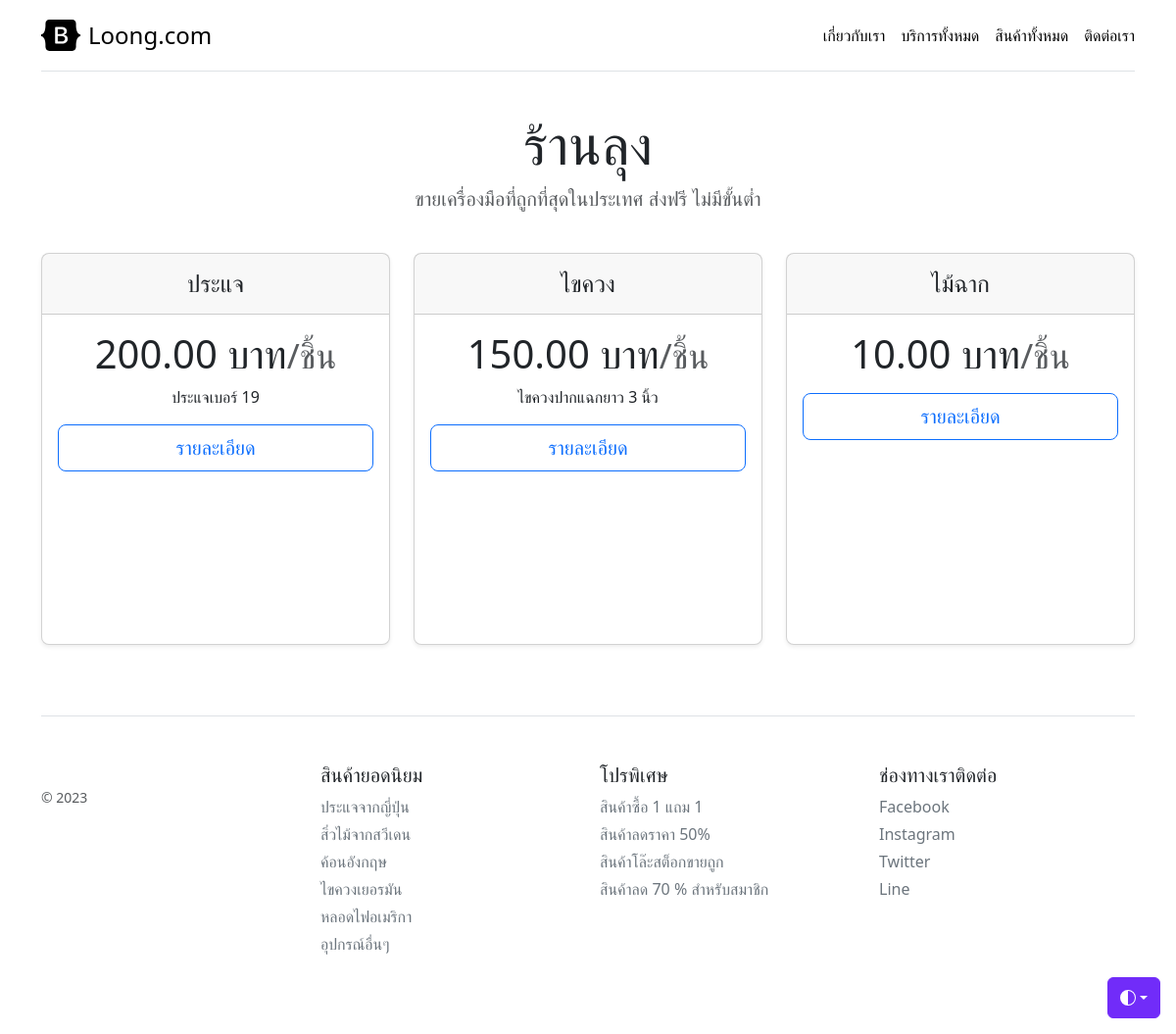
The app's page /, older data.
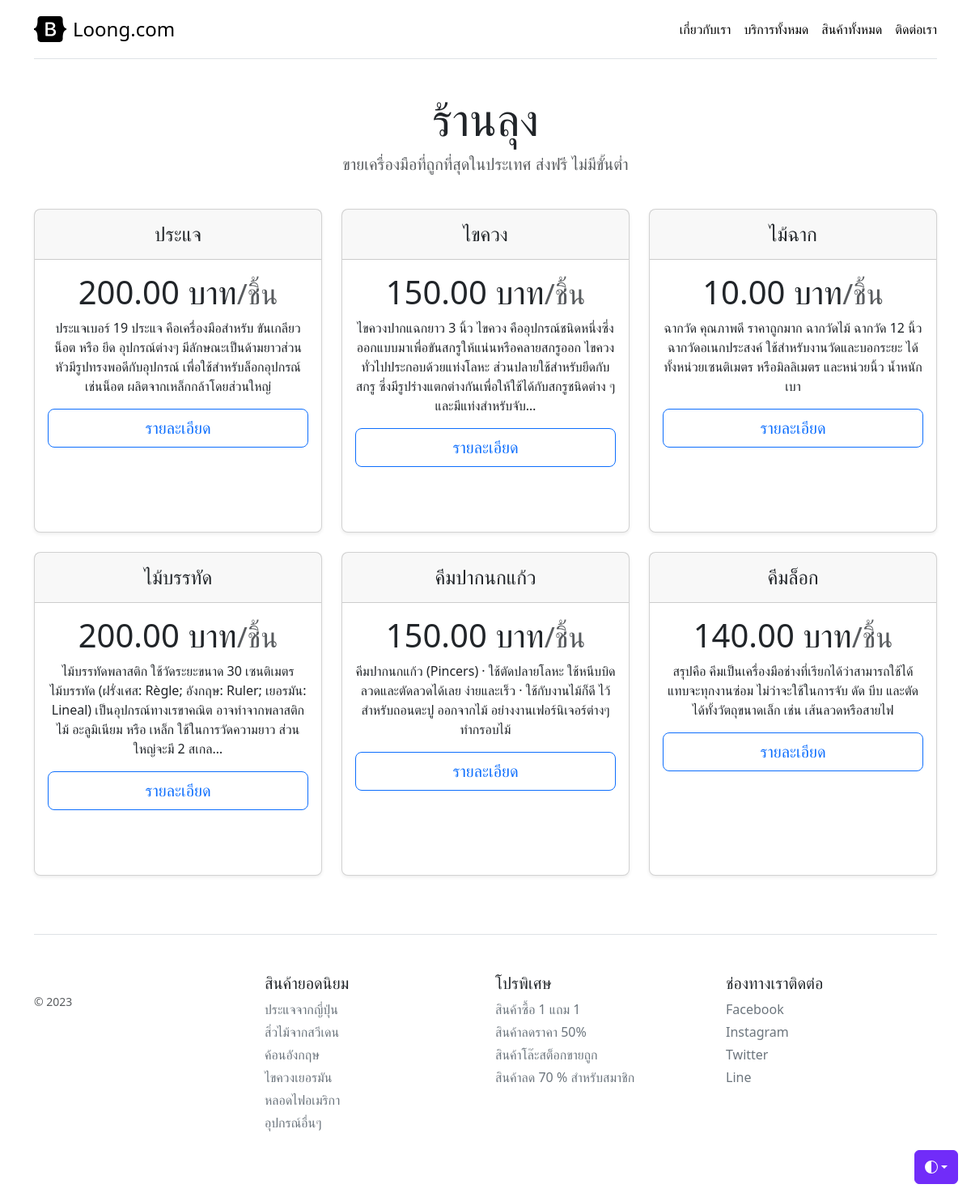
The same page, newer data.
### myapp/models.py (models this page shows, shortened)
class Product(models.Model):
    name = models.CharField(max_length=255)
    price = models.DecimalField(max_digits=10, decimal_places=2, default=10)
    description = models.TextField(null=True, blank=True)
    image = models.ImageField(upload_to='product_images/', null=True, blank=True)
    created_at = models.DateTimeField(auto_now_add=True)
    updated_at = models.DateTimeField(auto_now=True)

### myapp/views.py (the view)
# urls.py: path('', Homepage, name='home'), # localhost:8000 / www.loong.com
def Homepage(request):
    product = Product.objects.all()
    context = {'product':product}
    return render(request, 'myapp/home.html',context)

### myapp/template/myapp/home.html (shortened to what this page needs)
{% extends 'myapp/base.html' %}
{% block content %}
<div class="pricing-header p-3 pb-md-4 mx-auto text-center">
    <h1 class="display-4 fw-normal">ร้านลุง</h1>
    <p class="fs-5 text-body-secondary">ขายเครื่องมือที่ถูกที่สุดในประเทศ ส่งฟรี ไม่มีขั้นต่ำ</p>
  </div>
<div class="row row-cols-1 row-cols-md-3 mb-3 text-center">
    {% for pd in product %}
        <div class="col">
        <div class="card mb-4 rounded-3 shadow-sm" style="height: 400px; margin-bottom: 15px;">
            <div class="card-header py-3">
            <h4 class="my-0 fw-normal">{{pd.name}}</h4>
            </div>
            <div class="card-body">
            <h1 class="card-title pricing-card-title">{{pd.price}} บาท<small class="text-body-secondary fw-light">/ชิ้น</small></h1>
            <p>{{pd.description|truncatechars:200}}</p>
            <button type="button" class="w-100 btn btn-lg btn-outline-primary">รายละเอียด</button>
            </div>
        </div>
        </div>
    {% endfor %}
  </div>
{% endblock content %}

### myapp/template/myapp/base.html (shortened to what this page needs)
<!doctype html>
<html lang="en" data-bs-theme="auto">
  <head><script src="https://getbootstrap.com/docs/5.3/assets/js/color-modes.js"></script>
<link href="https://getbootstrap.com/docs/5.3/dist/css/bootstrap.min.css" rel="stylesheet">
    <link href="https://getbootstrap.com/docs/5.3/examples/pricing/pricing.css" rel="stylesheet">
  </head>
  <body>
    <div class="dropdown position-fixed bottom-0 end-0 mb-3 me-3 bd-mode-toggle">
      <button class="btn btn-bd-primary py-2 dropdown-toggle d-flex align-items-center"
              id="bd-theme"
              type="button"
              aria-expanded="false"
              data-bs-toggle="dropdown"
              aria-label="Toggle theme (auto)">
        <svg class="bi my-1 theme-icon-active" width="1em" height="1em"><use href="#circle-half"></use></svg>
      </button>
    </div>
<div class="container py-3">
  <header>
    <div class="d-flex flex-column flex-md-row align-items-center pb-3 mb-4 border-bottom">
      <a href="{% url 'home' %}" class="d-flex align-items-center link-body-emphasis text-decoration-none">
        <span class="fs-4">Loong.com</span>
      </a>
      <nav class="d-inline-flex mt-2 mt-md-0 ms-md-auto">
        <a class="me-3 py-2 link-body-emphasis text-decoration-none" href="{% url 'about' %}">เกี่ยวกับเรา</a>
        <a class="me-3 py-2 link-body-emphasis text-decoration-none" href="{% url 'services' %}">บริการทั้งหมด</a>
        <a class="me-3 py-2 link-body-emphasis text-decoration-none" href="{% url 'products' %}">สินค้าทั้งหมด</a>
        <a class="py-2 link-body-emphasis text-decoration-none" href="{% url 'contact' %}">ติดต่อเรา</a>
      </nav>
    </div>
  </header>
  <main>
    {% block content %}{% endblock content %}
  </main>
  <footer class="pt-4 my-md-5 pt-md-5 border-top">
    <div class="row">
      <div class="col-12 col-md">
        <small class="d-block mb-3 text-body-secondary">&copy; 2023</small>
      </div>
      <div class="col-6 col-md">
        <h5>สินค้ายอดนิยม</h5>
        <ul class="list-unstyled text-small">
          <li class="mb-1"><a class="link-secondary text-decoration-none" href="#">ประแจจากญี่ปุ่น</a></li>
          <li class="mb-1"><a class="link-secondary text-decoration-none" href="#">สิ่วไม้จากสวีเดน</a></li>
          <li class="mb-1"><a class="link-secondary text-decoration-none" href="#">ค้อนอังกฤษ</a></li>
          <li class="mb-1"><a class="link-secondary text-decoration-none" href="#">ไขควงเยอรมัน</a></li>
          <li class="mb-1"><a class="link-secondary text-decoration-none" href="#">หลอดไฟอเมริกา</a></li>
          <li class="mb-1"><a class="link-secondary text-decoration-none" href="#">อุปกรณ์อื่นๆ</a></li>
        </ul>
      </div>
      <div class="col-6 col-md">
        <h5>โปรพิเศษ</h5>
        <ul class="list-unstyled text-small">
          <li class="mb-1"><a class="link-secondary text-decoration-none" href="#">สินค้าซื้อ 1 แถม 1</a></li>
          <li class="mb-1"><a class="link-secondary text-decoration-none" href="#">สินค้าลดราคา 50%</a></li>
          <li class="mb-1"><a class="link-secondary text-decoration-none" href="#">สินค้าโล๊ะสต็อกขายถูก</a></li>
          <li class="mb-1"><a class="link-secondary text-decoration-none" href="#">สินค้าลด 70 % สำหรับสมาชิก</a></li>
        </ul>
      </div>
      <div class="col-6 col-md">
        <h5>ช่องทางเราติดต่อ</h5>
        <ul class="list-unstyled text-small">
          <li class="mb-1"><a class="link-secondary text-decoration-none" href="#">Facebook</a></li>
          <li class="mb-1"><a class="link-secondary text-decoration-none" href="#">Instagram</a></li>
          <li class="mb-1"><a class="link-secondary text-decoration-none" href="#">Twitter</a></li>
          <li class="mb-1"><a class="link-secondary text-decoration-none" href="#">Line</a></li>
        </ul>
      </div>
    </div>
  </footer>
</div>
  </body>
</html>

### myapp/template/myapp/base.html (style rules this page uses)
.bi { vertical-align: -.125em; fill: currentColor; }
.btn-bd-primary { --bd-violet-bg: #712cf9; --bd-violet-rgb: 112.520718, 44.062154, 249.437846; --bs-btn-font-weight: 600; --bs-btn-color: var(--bs-white); --bs-btn-bg: var(--bd-violet-bg); --bs-btn-border-color: var(--bd-violet-bg); --bs-btn-hover-color: var(--bs-white); --bs-btn-hover-bg: #6528e0; --bs-btn-hover-border-color: #6528e0; --bs-btn-focus-shadow-rgb: var(--bd-violet-rgb); --bs-btn-active-color: var(--bs-btn-hover-color); --bs-btn-active-bg: #5a23c8; --bs-btn-active-border-color: #5a23c8; }
.bd-mode-toggle { z-index: 1500; }

Row changes from the older to the newer data that the page shows:
changed Product "ประแจ": description "ประแจเบอร์ 19" → "ประแจเบอร์ 19 ประแจ คือเครื่องมือสำหรับ ขันเกลียว น็อต หรือ ยึด อุปกรณ์ต่างๆ มีลักษณะเป็นด้ามยาวส่วนหัวมีรูปทรงพอดีกับอุปกรณ์ เพื่อใช้สำหรับล็อกอุปกรณ์เช่นน็อต ผลิตจากเหล็กกล้าโดยส่วนใหญ่"
changed Product "ไขควง": description "ไขควงปากแฉกยาว 3 นิ้ว" → "ไขควงปากแฉกยาว 3 นิ้ว ไขควง คืออุปกรณ์ชนิดหนึ่งซึ่งออกแบบมาเพื่อขันสกรูให้แน่นหรือคลายสกรูออก ไขควงทั่วไปประกอบด้วยแท่งโลหะ ส่วนปลายใช้สำหรับยึดกับสกรู ซึ่งมีรูปร่างแตกต่างกันเพื่อให้ใช้ได้กับสกรูชนิดต่าง ๆ และมีแท่งสำหรับจับ…"
changed Product "ไม้ฉาก": description (not shown) → "ฉากวัด คุณภาพดี ราคาถูกมาก ฉากวัดไม้ ฉากวัด 12 นิ้ว ฉากวัดอเนกประสงค์ ใช้สำหรับงานวัดและบอกระยะ ได้ทั้งหน่วยเซนติเมตร หรือมิลลิเมตร และหน่วยนิ้ว น้ำหนักเบา"
added Product: name "ไม้บรรทัด", price "200.00", description "ไม้บรรทัดพลาสติก ใช้วัดระยะขนาด 30 เซนติเมตร ไม้บรรทัด (ฝรั่งเศส: Règle; อังกฤษ: Ruler; เยอรมัน: Lineal) เป็นอุปกรณ์ทางเรขาคณิต อาจทำจากพลาสติก ไม้ อะลูมิเนียม หรือ เหล็ก ใช้ในการวัดความยาว ส่วนใหญ่จะมี 2 สเกล…"
added Product: name "คีมปากนกแก้ว", price "150.00", description "คีมปากนกแก้ว (Pincers) · ใช้ตัดปลายโลหะ ใช้หนีบบิดลวดและตัดลวดได้เลย ง่ายและเร็ว · ใช้กับงานไม้ก็ดี ไว้สำหรับถอนตะปู ออกจากไม้ อย่างงานเฟอร์นิเจอร์ต่างๆ ทำกรอบไม้"
added Product: name "คีมล็อก", price "140.00", description "สรุปคือ คีมเป็นเครื่องมือช่างที่เรียกได้ว่าสามารถใช้ได้แทบจะทุกงานซ่อม ไม่ว่าจะใช้ในการจับ ดัด บีบ และตัด ได้ทั้งวัตถุขนาดเล็ก เช่น เส้นลวดหรือสายไฟ"
